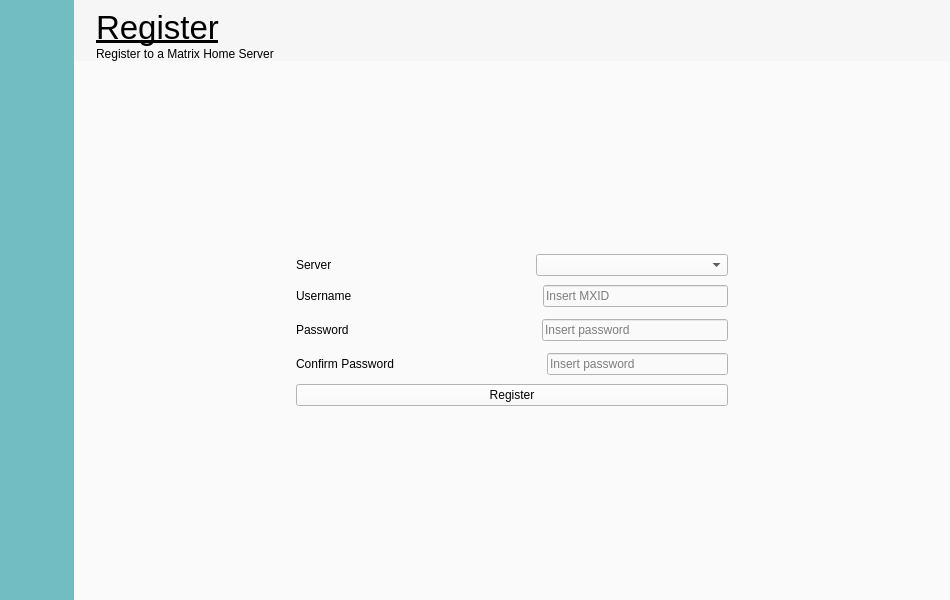
<?xml version="1.0" encoding="UTF-8"?>
<ui version="4.0">
 <class>ChatWidget</class>
 <widget class="QWidget" name="ChatWidget">
  <property name="windowModality">
   <enum>Qt::ApplicationModal</enum>
  </property>
  <property name="geometry">
   <rect>
    <x>0</x>
    <y>0</y>
    <width>950</width>
    <height>600</height>
   </rect>
  </property>
  <property name="sizePolicy">
   <sizepolicy hsizetype="Expanding" vsizetype="Expanding">
    <horstretch>0</horstretch>
    <verstretch>0</verstretch>
   </sizepolicy>
  </property>
  <property name="minimumSize">
   <size>
    <width>950</width>
    <height>600</height>
   </size>
  </property>
  <property name="windowTitle">
   <string>Morpheus</string>
  </property>
  <property name="windowIcon">
   <iconset resource="../../rcc.qrc">
    <normaloff>:/qml/resources/logos/MorpheusBig.png</normaloff>:/qml/resources/logos/MorpheusBig.png</iconset>
  </property>
  <property name="autoFillBackground">
   <bool>false</bool>
  </property>
  <property name="styleSheet">
   <string notr="true">background-color: rgb(244, 246, 250);</string>
  </property>
  <layout class="QGridLayout" name="gridLayout">
   <property name="leftMargin">
    <number>0</number>
   </property>
   <property name="topMargin">
    <number>0</number>
   </property>
   <property name="rightMargin">
    <number>0</number>
   </property>
   <property name="bottomMargin">
    <number>0</number>
   </property>
   <property name="spacing">
    <number>0</number>
   </property>
   <item row="0" column="0">
    <widget class="QWidget" name="sidebarWidget" native="true">
     <property name="sizePolicy">
      <sizepolicy hsizetype="Preferred" vsizetype="Preferred">
       <horstretch>0</horstretch>
       <verstretch>0</verstretch>
      </sizepolicy>
     </property>
     <property name="autoFillBackground">
      <bool>false</bool>
     </property>
     <property name="styleSheet">
      <string notr="true">background-color: rgb(113, 189, 194);
/* rgb(121, 194, 113);*/
/* rgb(91, 103, 125);*/
/* rgb(70, 79, 96);*/</string>
     </property>
     <layout class="QGridLayout" name="gridLayout_6">
      <property name="leftMargin">
       <number>0</number>
      </property>
      <property name="topMargin">
       <number>0</number>
      </property>
      <property name="rightMargin">
       <number>0</number>
      </property>
      <property name="bottomMargin">
       <number>0</number>
      </property>
      <property name="spacing">
       <number>0</number>
      </property>
      <item row="0" column="0">
       <widget class="QWidget" name="buttonAreaLayout" native="true">
        <property name="sizePolicy">
         <sizepolicy hsizetype="Fixed" vsizetype="Preferred">
          <horstretch>0</horstretch>
          <verstretch>0</verstretch>
         </sizepolicy>
        </property>
        <layout class="QVBoxLayout" name="verticalLayout_8">
         <property name="spacing">
          <number>0</number>
         </property>
         <property name="leftMargin">
          <number>0</number>
         </property>
         <property name="topMargin">
          <number>0</number>
         </property>
         <property name="rightMargin">
          <number>0</number>
         </property>
         <property name="bottomMargin">
          <number>0</number>
         </property>
         <item>
          <widget class="QWidget" name="buttonsExceptSettings" native="true">
           <property name="sizePolicy">
            <sizepolicy hsizetype="Preferred" vsizetype="Preferred">
             <horstretch>0</horstretch>
             <verstretch>0</verstretch>
            </sizepolicy>
           </property>
           <layout class="QVBoxLayout" name="verticalLayout">
            <property name="spacing">
             <number>6</number>
            </property>
            <property name="leftMargin">
             <number>7</number>
            </property>
            <property name="topMargin">
             <number>0</number>
            </property>
            <property name="rightMargin">
             <number>9</number>
            </property>
            <property name="bottomMargin">
             <number>9</number>
            </property>
            <item>
             <spacer name="verticalSpacer">
              <property name="orientation">
               <enum>Qt::Vertical</enum>
              </property>
              <property name="sizeType">
               <enum>QSizePolicy::Expanding</enum>
              </property>
              <property name="sizeHint" stdset="0">
               <size>
                <width>20</width>
                <height>30</height>
               </size>
              </property>
             </spacer>
            </item>
            <item>
             <widget class="QWidget" name="loginButtonLayout" native="true">
              <layout class="QHBoxLayout" name="horizontalLayout_4">
               <item>
                <widget class="QPushButton" name="loginButton">
                 <property name="sizePolicy">
                  <sizepolicy hsizetype="Fixed" vsizetype="Fixed">
                   <horstretch>0</horstretch>
                   <verstretch>0</verstretch>
                  </sizepolicy>
                 </property>
                 <property name="minimumSize">
                  <size>
                   <width>0</width>
                   <height>0</height>
                  </size>
                 </property>
                 <property name="toolTip">
                  <string>New Room</string>
                 </property>
                 <property name="layoutDirection">
                  <enum>Qt::LeftToRight</enum>
                 </property>
                 <property name="styleSheet">
                  <string notr="true"/>
                 </property>
                 <property name="text">
                  <string/>
                 </property>
                 <property name="icon">
                  <iconset>
                   <normaloff>:/qml/icons/sign-in.svg</normaloff>:/qml/icons/sign-in.svg</iconset>
                 </property>
                 <property name="iconSize">
                  <size>
                   <width>35</width>
                   <height>35</height>
                  </size>
                 </property>
                 <property name="flat">
                  <bool>true</bool>
                 </property>
                </widget>
               </item>
              </layout>
             </widget>
            </item>
            <item>
             <widget class="QWidget" name="settingsButtonLayout" native="true">
              <layout class="QHBoxLayout" name="horizontalLayout">
               <property name="spacing">
                <number>0</number>
               </property>
               <property name="leftMargin">
                <number>0</number>
               </property>
               <property name="topMargin">
                <number>0</number>
               </property>
               <property name="rightMargin">
                <number>0</number>
               </property>
               <property name="bottomMargin">
                <number>0</number>
               </property>
               <item>
                <widget class="QPushButton" name="settingsMenuButton">
                 <property name="sizePolicy">
                  <sizepolicy hsizetype="Fixed" vsizetype="Fixed">
                   <horstretch>0</horstretch>
                   <verstretch>0</verstretch>
                  </sizepolicy>
                 </property>
                 <property name="minimumSize">
                  <size>
                   <width>0</width>
                   <height>0</height>
                  </size>
                 </property>
                 <property name="mouseTracking">
                  <bool>false</bool>
                 </property>
                 <property name="toolTip">
                  <string>Settings</string>
                 </property>
                 <property name="layoutDirection">
                  <enum>Qt::LeftToRight</enum>
                 </property>
                 <property name="styleSheet">
                  <string notr="true"/>
                 </property>
                 <property name="text">
                  <string/>
                 </property>
                 <property name="icon">
                  <iconset resource="../../rcc.qrc">
                   <normaloff>:/qml/icons/ic_settings_white_48px.svg</normaloff>:/qml/icons/ic_settings_white_48px.svg</iconset>
                 </property>
                 <property name="iconSize">
                  <size>
                   <width>30</width>
                   <height>30</height>
                  </size>
                 </property>
                 <property name="flat">
                  <bool>true</bool>
                 </property>
                </widget>
               </item>
              </layout>
             </widget>
            </item>
           </layout>
           <zorder>settingsButtonLayout</zorder>
           <zorder>loginButtonLayout</zorder>
           <zorder>verticalSpacer</zorder>
          </widget>
         </item>
        </layout>
       </widget>
      </item>
     </layout>
    </widget>
   </item>
   <item row="0" column="1">
    <widget class="QWidget" name="RoomWidget" native="true">
     <property name="minimumSize">
      <size>
       <width>0</width>
       <height>0</height>
      </size>
     </property>
     <property name="styleSheet">
      <string notr="true">background-color: rgb(250, 250, 250);</string>
     </property>
     <layout class="QVBoxLayout" name="verticalLayout_2">
      <property name="spacing">
       <number>0</number>
      </property>
      <property name="leftMargin">
       <number>0</number>
      </property>
      <property name="topMargin">
       <number>0</number>
      </property>
      <property name="rightMargin">
       <number>0</number>
      </property>
      <property name="bottomMargin">
       <number>0</number>
      </property>
      <item alignment="Qt::AlignTop">
       <widget class="QWidget" name="titleBar" native="true">
        <property name="sizePolicy">
         <sizepolicy hsizetype="Expanding" vsizetype="Preferred">
          <horstretch>0</horstretch>
          <verstretch>0</verstretch>
         </sizepolicy>
        </property>
        <property name="minimumSize">
         <size>
          <width>0</width>
          <height>0</height>
         </size>
        </property>
        <property name="styleSheet">
         <string notr="true">background-color:rgb(246, 246, 246);
border-radius: 2px;</string>
        </property>
        <layout class="QGridLayout" name="gridLayout_7">
         <property name="leftMargin">
          <number>9</number>
         </property>
         <property name="topMargin">
          <number>9</number>
         </property>
         <property name="rightMargin">
          <number>9</number>
         </property>
         <property name="bottomMargin">
          <number>0</number>
         </property>
         <property name="horizontalSpacing">
          <number>6</number>
         </property>
         <property name="verticalSpacing">
          <number>0</number>
         </property>
         <item row="0" column="0">
          <widget class="QLabel" name="roomAvatar">
           <property name="sizePolicy">
            <sizepolicy hsizetype="Fixed" vsizetype="Fixed">
             <horstretch>0</horstretch>
             <verstretch>0</verstretch>
            </sizepolicy>
           </property>
           <property name="minimumSize">
            <size>
             <width>0</width>
             <height>0</height>
            </size>
           </property>
           <property name="maximumSize">
            <size>
             <width>85</width>
             <height>85</height>
            </size>
           </property>
           <property name="text">
            <string/>
           </property>
           <property name="pixmap">
            <pixmap resource="../../rcc.qrc">:/qml/resources/logos/MorpheusBig.png</pixmap>
           </property>
           <property name="scaledContents">
            <bool>true</bool>
           </property>
          </widget>
         </item>
         <item row="0" column="1">
          <layout class="QVBoxLayout" name="TitleLayout">
           <property name="sizeConstraint">
            <enum>QLayout::SetDefaultConstraint</enum>
           </property>
           <item>
            <widget class="QLabel" name="RoomTitle">
             <property name="sizePolicy">
              <sizepolicy hsizetype="Expanding" vsizetype="Preferred">
               <horstretch>0</horstretch>
               <verstretch>0</verstretch>
              </sizepolicy>
             </property>
             <property name="minimumSize">
              <size>
               <width>0</width>
               <height>0</height>
              </size>
             </property>
             <property name="font">
              <font>
               <family>Arial</family>
               <pointsize>25</pointsize>
               <underline>true</underline>
               <stylestrategy>PreferAntialias</stylestrategy>
              </font>
             </property>
             <property name="text">
              <string>Register</string>
             </property>
             <property name="wordWrap">
              <bool>true</bool>
             </property>
             <property name="openExternalLinks">
              <bool>false</bool>
             </property>
             <property name="textInteractionFlags">
              <set>Qt::LinksAccessibleByMouse|Qt::TextSelectableByKeyboard|Qt::TextSelectableByMouse</set>
             </property>
            </widget>
           </item>
           <item>
            <widget class="QLabel" name="Topic">
             <property name="sizePolicy">
              <sizepolicy hsizetype="Expanding" vsizetype="Preferred">
               <horstretch>0</horstretch>
               <verstretch>0</verstretch>
              </sizepolicy>
             </property>
             <property name="minimumSize">
              <size>
               <width>0</width>
               <height>0</height>
              </size>
             </property>
             <property name="font">
              <font>
               <family>Arial</family>
               <pointsize>9</pointsize>
               <stylestrategy>PreferAntialias</stylestrategy>
              </font>
             </property>
             <property name="text">
              <string>Register to a Matrix Home Server</string>
             </property>
             <property name="textFormat">
              <enum>Qt::AutoText</enum>
             </property>
             <property name="scaledContents">
              <bool>false</bool>
             </property>
             <property name="alignment">
              <set>Qt::AlignLeading|Qt::AlignLeft|Qt::AlignTop</set>
             </property>
             <property name="wordWrap">
              <bool>true</bool>
             </property>
             <property name="openExternalLinks">
              <bool>true</bool>
             </property>
             <property name="textInteractionFlags">
              <set>Qt::LinksAccessibleByMouse|Qt::TextSelectableByKeyboard|Qt::TextSelectableByMouse</set>
             </property>
            </widget>
           </item>
          </layout>
         </item>
        </layout>
       </widget>
      </item>
      <item>
       <widget class="QWidget" name="Main" native="true">
        <property name="sizePolicy">
         <sizepolicy hsizetype="Expanding" vsizetype="Expanding">
          <horstretch>0</horstretch>
          <verstretch>0</verstretch>
         </sizepolicy>
        </property>
        <layout class="QGridLayout" name="gridLayout_2">
         <property name="leftMargin">
          <number>0</number>
         </property>
         <property name="topMargin">
          <number>0</number>
         </property>
         <property name="rightMargin">
          <number>0</number>
         </property>
         <property name="bottomMargin">
          <number>0</number>
         </property>
         <property name="spacing">
          <number>0</number>
         </property>
         <item row="0" column="0" alignment="Qt::AlignHCenter|Qt::AlignVCenter">
          <widget class="QWidget" name="Wrapper" native="true">
           <property name="sizePolicy">
            <sizepolicy hsizetype="Expanding" vsizetype="Expanding">
             <horstretch>0</horstretch>
             <verstretch>0</verstretch>
            </sizepolicy>
           </property>
           <property name="minimumSize">
            <size>
             <width>450</width>
             <height>170</height>
            </size>
           </property>
           <layout class="QVBoxLayout" name="verticalLayout_3">
            <item>
             <widget class="QWidget" name="Server_w" native="true">
              <layout class="QHBoxLayout" name="horizontalLayout_5">
               <property name="spacing">
                <number>0</number>
               </property>
               <property name="leftMargin">
                <number>0</number>
               </property>
               <property name="topMargin">
                <number>0</number>
               </property>
               <property name="rightMargin">
                <number>0</number>
               </property>
               <property name="bottomMargin">
                <number>0</number>
               </property>
               <item>
                <widget class="QLabel" name="Server">
                 <property name="text">
                  <string>Server</string>
                 </property>
                 <property name="scaledContents">
                  <bool>false</bool>
                 </property>
                 <property name="wordWrap">
                  <bool>true</bool>
                 </property>
                </widget>
               </item>
               <item>
                <spacer name="horizontalSpacer_3">
                 <property name="orientation">
                  <enum>Qt::Horizontal</enum>
                 </property>
                 <property name="sizeType">
                  <enum>QSizePolicy::Preferred</enum>
                 </property>
                 <property name="sizeHint" stdset="0">
                  <size>
                   <width>204</width>
                   <height>20</height>
                  </size>
                 </property>
                </spacer>
               </item>
               <item>
                <widget class="QComboBox" name="ServerChooserDropdown">
                 <property name="sizePolicy">
                  <sizepolicy hsizetype="Expanding" vsizetype="Fixed">
                   <horstretch>0</horstretch>
                   <verstretch>0</verstretch>
                  </sizepolicy>
                 </property>
                 <property name="editable">
                  <bool>false</bool>
                 </property>
                </widget>
               </item>
              </layout>
             </widget>
            </item>
            <item>
             <widget class="QWidget" name="Username_w" native="true">
              <property name="sizePolicy">
               <sizepolicy hsizetype="Expanding" vsizetype="Expanding">
                <horstretch>0</horstretch>
                <verstretch>0</verstretch>
               </sizepolicy>
              </property>
              <layout class="QHBoxLayout" name="horizontalLayout_3">
               <property name="spacing">
                <number>0</number>
               </property>
               <property name="leftMargin">
                <number>0</number>
               </property>
               <property name="topMargin">
                <number>0</number>
               </property>
               <property name="rightMargin">
                <number>0</number>
               </property>
               <property name="bottomMargin">
                <number>0</number>
               </property>
               <item>
                <widget class="QLabel" name="Username">
                 <property name="sizePolicy">
                  <sizepolicy hsizetype="Preferred" vsizetype="Expanding">
                   <horstretch>0</horstretch>
                   <verstretch>0</verstretch>
                  </sizepolicy>
                 </property>
                 <property name="text">
                  <string>Username</string>
                 </property>
                </widget>
               </item>
               <item>
                <spacer name="horizontalSpacer_2">
                 <property name="orientation">
                  <enum>Qt::Horizontal</enum>
                 </property>
                 <property name="sizeType">
                  <enum>QSizePolicy::Preferred</enum>
                 </property>
                 <property name="sizeHint" stdset="0">
                  <size>
                   <width>191</width>
                   <height>20</height>
                  </size>
                 </property>
                </spacer>
               </item>
               <item>
                <widget class="QLineEdit" name="UsernameInput">
                 <property name="sizePolicy">
                  <sizepolicy hsizetype="Expanding" vsizetype="Fixed">
                   <horstretch>0</horstretch>
                   <verstretch>0</verstretch>
                  </sizepolicy>
                 </property>
                 <property name="placeholderText">
                  <string>Insert MXID</string>
                 </property>
                </widget>
               </item>
              </layout>
             </widget>
            </item>
            <item>
             <widget class="QWidget" name="Password_w" native="true">
              <property name="sizePolicy">
               <sizepolicy hsizetype="Expanding" vsizetype="Expanding">
                <horstretch>0</horstretch>
                <verstretch>0</verstretch>
               </sizepolicy>
              </property>
              <layout class="QHBoxLayout" name="horizontalLayout_2">
               <property name="spacing">
                <number>0</number>
               </property>
               <property name="leftMargin">
                <number>0</number>
               </property>
               <property name="topMargin">
                <number>0</number>
               </property>
               <property name="rightMargin">
                <number>0</number>
               </property>
               <property name="bottomMargin">
                <number>0</number>
               </property>
               <item>
                <widget class="QLabel" name="Password">
                 <property name="sizePolicy">
                  <sizepolicy hsizetype="Preferred" vsizetype="Expanding">
                   <horstretch>0</horstretch>
                   <verstretch>0</verstretch>
                  </sizepolicy>
                 </property>
                 <property name="text">
                  <string>Password</string>
                 </property>
                </widget>
               </item>
               <item>
                <spacer name="horizontalSpacer">
                 <property name="orientation">
                  <enum>Qt::Horizontal</enum>
                 </property>
                 <property name="sizeType">
                  <enum>QSizePolicy::Preferred</enum>
                 </property>
                 <property name="sizeHint" stdset="0">
                  <size>
                   <width>193</width>
                   <height>20</height>
                  </size>
                 </property>
                </spacer>
               </item>
               <item>
                <widget class="QLineEdit" name="PasswordInput">
                 <property name="echoMode">
                  <enum>QLineEdit::Password</enum>
                 </property>
                 <property name="placeholderText">
                  <string>Insert password</string>
                 </property>
                </widget>
               </item>
              </layout>
             </widget>
            </item>
            <item>
             <widget class="QWidget" name="PasswordConfirm_w" native="true">
              <property name="sizePolicy">
               <sizepolicy hsizetype="Expanding" vsizetype="Expanding">
                <horstretch>0</horstretch>
                <verstretch>0</verstretch>
               </sizepolicy>
              </property>
              <layout class="QHBoxLayout" name="horizontalLayout_6">
               <property name="spacing">
                <number>0</number>
               </property>
               <property name="leftMargin">
                <number>0</number>
               </property>
               <property name="topMargin">
                <number>0</number>
               </property>
               <property name="rightMargin">
                <number>0</number>
               </property>
               <property name="bottomMargin">
                <number>0</number>
               </property>
               <item>
                <widget class="QLabel" name="PasswordConfirm">
                 <property name="sizePolicy">
                  <sizepolicy hsizetype="Preferred" vsizetype="Expanding">
                   <horstretch>0</horstretch>
                   <verstretch>0</verstretch>
                  </sizepolicy>
                 </property>
                 <property name="text">
                  <string>Confirm Password</string>
                 </property>
                </widget>
               </item>
               <item>
                <spacer name="horizontalSpacer_4">
                 <property name="orientation">
                  <enum>Qt::Horizontal</enum>
                 </property>
                 <property name="sizeType">
                  <enum>QSizePolicy::Preferred</enum>
                 </property>
                 <property name="sizeHint" stdset="0">
                  <size>
                   <width>153</width>
                   <height>20</height>
                  </size>
                 </property>
                </spacer>
               </item>
               <item>
                <widget class="QLineEdit" name="PasswordConfirmInput">
                 <property name="echoMode">
                  <enum>QLineEdit::Password</enum>
                 </property>
                 <property name="placeholderText">
                  <string>Insert password</string>
                 </property>
                </widget>
               </item>
              </layout>
             </widget>
            </item>
            <item>
             <widget class="QPushButton" name="RegisterButton">
              <property name="text">
               <string>Register</string>
              </property>
             </widget>
            </item>
           </layout>
          </widget>
         </item>
        </layout>
       </widget>
      </item>
     </layout>
    </widget>
   </item>
  </layout>
 </widget>
 <resources>
  <include location="../../rcc.qrc"/>
 </resources>
 <connections/>
</ui>
